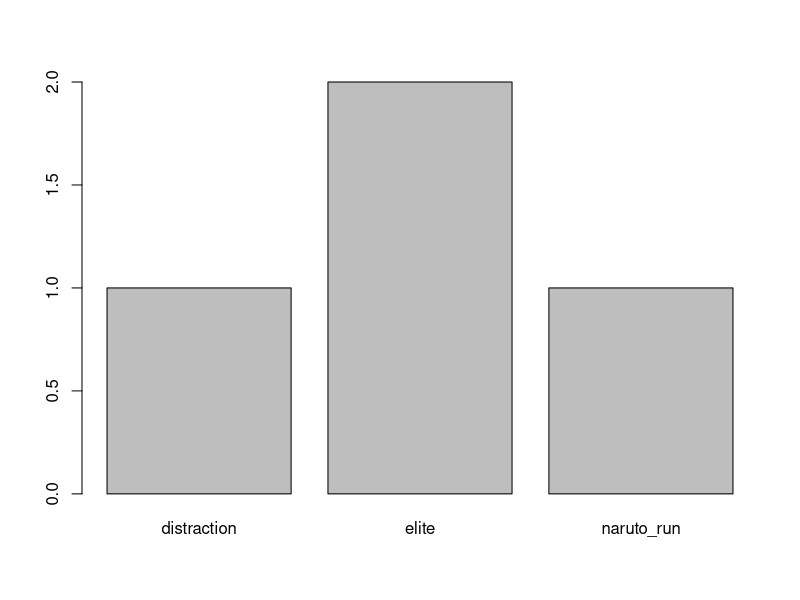

Source code (R): (Note: this script raises an error after producing the figure.)
############################ 1.Tutorial ######################################
# R project
browseURL("https://www.r-project.org")

# R style guide
browseURL("https://google.github.io/styleguide/Rguide.xml")

# For Matlab users
browseURL("http://www.math.umaine.edu/~hiebeler/comp/matlabR.html")

# Lists of packages
browseURL("https://cran.r-project.org/")

# R reference card
browseURL("http://mirrors.nic.cz/R/doc/contrib/Short-refcard.pdf")

# R reference card for data mining
browseURL("http://mirrors.nic.cz/R/doc/contrib/YanchangZhao-refcard-data-mining.pdf")


########################### Data types
#numeric - integer, double, complex
#character
#logical
#vector
#factor
#matrix
#array
#list
#data.frame
#function

####################################

#basic stuff
8 + 5
4^2
print("hello world")

# VECTORS
#sequence of numbers with equal spread
1:12

seq(1, 12)
seq(1, 12, 0.5)
seq(1, 30, length = 40)

# or as concatenation of scalars (single elements)
c(6, 7, 8, 9, 10)
c('c', 'd', 'e')
c()

#variable
x <- 1:5
a <- c(6, 7, 8, 9, 10)
b <- scan()
rep(1, times = 10)
rep(c(1, 2, 3), times = 10)
rep(c(1, 2, 3), each = 10)
#vector math
x
a
x + a
x * 2

##MATRIX
matrix(c(1, 2, 3, 4, 5, 6, 7, 8, 9), nrow = 3)

row1 <- c(1, 2, 3)
row2 <- c(4, 5, 6)
row3 <- c(7, 8, 9)
matrix_from_rows <- rbind(row1, row2, row3)
matrix_from_rows

col1 <- c(1, 4, 9)
col2 <- c(2, 5, 8)
col3 <- c(3, 6, 9)
cbind(col1, col2, col3)

# rbind and cbind can be used for adding new rows/columns as well
matrix1 <- matrix(1:9, nrow = 3)
cbind(matrix1, col1)

matrix_from_rows[2, ]
matrix_from_rows[matrix_from_rows < 2] = 0 

##DATA FRAMES
# Multiple data types TODO
#Like matrices, but with named columns, which can be referenced without knowing their index
df <- data.frame(
  column1 = c(1, 4, 9),
  column2 = c(2, 5, 8),
  column3 = c(3, 6, 9)
)

area51raid <- data.frame(
  raider_name = c("Kyle", "Karen", "Kaenu Reaves", "Johny Sin"),
  max_proximity = c(12, 4, 0, 0),
  arrested = c(TRUE, TRUE, FALSE, FALSE),
  # ignore for now
  stringsAsFactors = FALSE
)

View(area51raid)

area51raid$max_proximity
area51raid$arrested

# Transform matrix to dataframe. What are the column names
as.data.frame(matrix_from_rows)

as.matrix(area51raid)  ## All cells converted to string values, bad for further computation
## -> can be treated by as.numeric(m[,2])
# vs.
data.matrix(area51raid)

## FACTORS ##
# First add a new column
area51raid$type <- c("naruto_run", "distraction", "elite", "elite")
area51raid
summary(area51raid)

# Introducing factors as the new column. Advantages?
area51raid$type <-
  factor(c("naruto_run", "distraction", "elite", "elite"))
summary(area51raid)
levels(area51raid$type)

barplot(table(area51raid$type))
as.numeric(area51raid$type)

# ordered factors and their perks
area51raid$type <-
  factor(
    c("naruto_run", "distraction", "elite", "elite"),
    levels = c("distraction", "naruto_run", "elite"),
    ordered = TRUE
  )
max(area51raid$type)
area51raid[area51raid$type < "elite",]

rbind(area51raid, c("Paul the Furry", 4, TRUE, 'distraction'))

##LISTS
data_list <-
  list(c("Mon", "Tue", "Wed"),
       matrix(c(1, 2, 3, 4,-1, 9), nrow = 2),
       list("Spotify", 12.3))
names(data_list) <- c("Weekdays", "Matrix", "Misc")
print(data_list)
data_list$Weekdays

## What happens when (continue with ?c to shown it creates both vector and list)
test <-
  c(c("Mon", "Tue", "Wed"),
    matrix(c(1, 2, 3, 4,-1, 9), nrow = 2),
    list("Spotify", 12.3))

# Predifined lists
letters
LETTERS
month.abb
month.name


matrix(cbind())